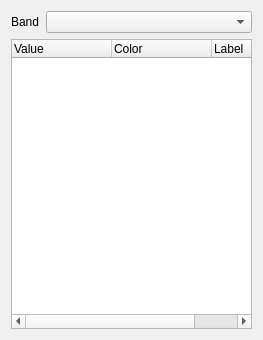
<?xml version="1.0" encoding="UTF-8"?>
<ui version="4.0">
 <class>QgsPalettedRendererWidgetBase</class>
 <widget class="QWidget" name="QgsPalettedRendererWidgetBase">
  <property name="geometry">
   <rect>
    <x>0</x>
    <y>0</y>
    <width>263</width>
    <height>340</height>
   </rect>
  </property>
  <property name="windowTitle">
   <string>Form</string>
  </property>
  <layout class="QGridLayout" name="gridLayout">
   <item row="0" column="0">
    <layout class="QHBoxLayout" name="horizontalLayout">
     <item>
      <widget class="QLabel" name="mBandLabel">
       <property name="sizePolicy">
        <sizepolicy hsizetype="Fixed" vsizetype="Preferred">
         <horstretch>0</horstretch>
         <verstretch>0</verstretch>
        </sizepolicy>
       </property>
       <property name="text">
        <string>Band</string>
       </property>
      </widget>
     </item>
     <item>
      <widget class="QComboBox" name="mBandComboBox"/>
     </item>
    </layout>
   </item>
   <item row="1" column="0">
    <widget class="QTreeWidget" name="mTreeWidget">
     <property name="minimumSize">
      <size>
       <width>0</width>
       <height>280</height>
      </size>
     </property>
     <property name="columnCount">
      <number>3</number>
     </property>
     <column>
      <property name="text">
       <string>Value</string>
      </property>
     </column>
     <column>
      <property name="text">
       <string>Color</string>
      </property>
     </column>
     <column>
      <property name="text">
       <string>Label</string>
      </property>
     </column>
    </widget>
   </item>
  </layout>
 </widget>
 <tabstops>
  <tabstop>mBandComboBox</tabstop>
  <tabstop>mTreeWidget</tabstop>
 </tabstops>
 <resources/>
 <connections/>
</ui>
